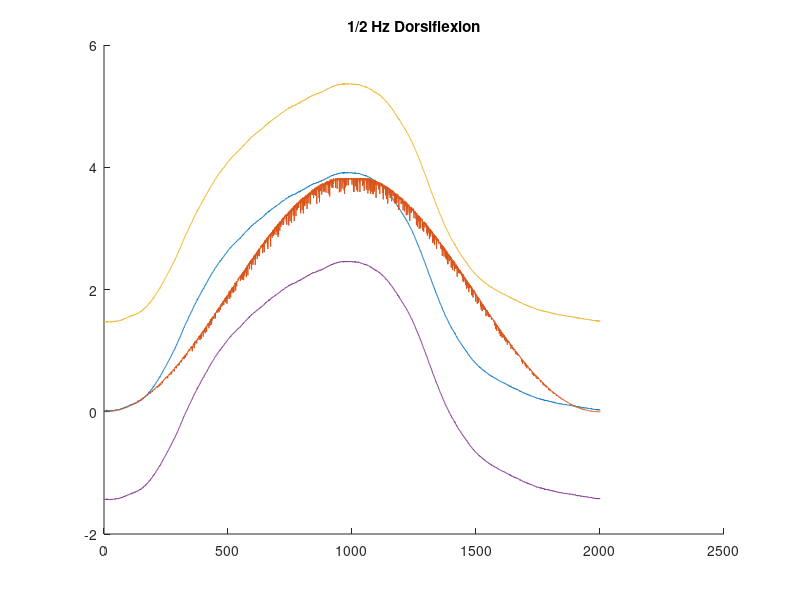

Recreate this plot in MATLAB.
clear;
clc;

p7mvcdf = load('Patient7_MVC_DF.txt');
p7df25 = load('PatNo7_VR_AnklePosNeutral_DF_0-50Hz.txt');

p7df_m = p7df25(:,1);
p7df_ref = p7df25(:,2);

serial2lbs_bipolar = 125/2048;
lbs2NmAt15cm = 4.448*.15;

n = 900;
for i = 1:32
    
    df(:,i) = p7df_m(n:2000+n);
    n = n + 2000;
 
    
end

dfm = mean(df,2);

SDdfm = std(dfm);
SDdfmP = dfm + SDdfm;
SDdfmM = dfm - SDdfm;

mvcdf1 = max(p7mvcdf(5500:9500));
mvcdf2 = max(p7mvcdf(25500:29500));
mvcdf3 = max(p7mvcdf(45500:49500));

mvcdfSerial = max([mvcdf1, mvcdf2, mvcdf3]);
mvcdf_Nm = abs(mvcdfSerial)*serial2lbs_bipolar*lbs2NmAt15cm;

refsig = p7df_ref(900:2901);
refsigser2Nm = mvcdf_Nm/4096*0.2;

ref = refsig*refsigser2Nm;

hold on;
title('1/2 Hz Dorsiflexion');
plot(dfm*serial2lbs_bipolar*lbs2NmAt15cm+7.35);
plot(ref);
plot(SDdfmP*serial2lbs_bipolar*lbs2NmAt15cm+7.35);
plot(SDdfmM*serial2lbs_bipolar*lbs2NmAt15cm+7.35);
